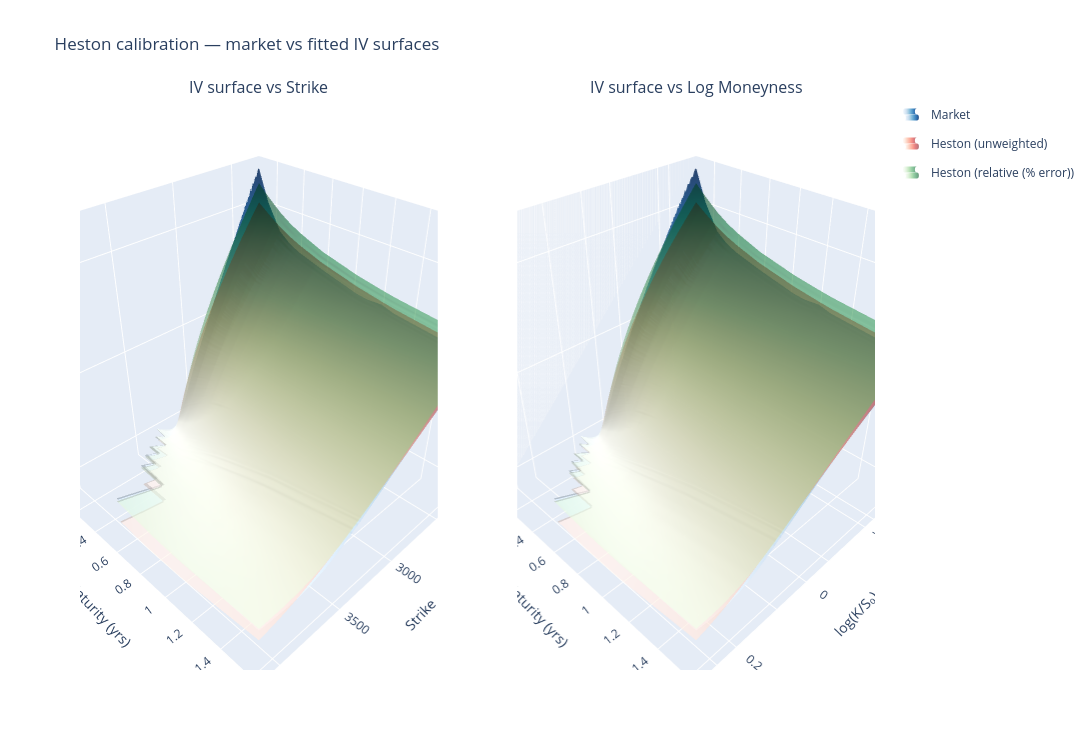

Here is the notebook cell this chart was saved with:
### Markdown cell above
## Calibrating the model on real data (2019-11-13)

### Code cell
t_0 = dt.date(2019, 11, 13)
s0 = 3094

calls, puts = load_data()
r_series, q = fit_rates(puts, calls, s0, t_0)
target_df = build_target(calls, puts, s0, r_series, q, t_0)

print(r_series,q)

# we generate the markets implied volatility surface by commenting out both calibration runs
runs = {
    "unweighted":         None,
    "relative (% error)": lambda df: 1.0 / df["target"].values,
}

all_fitted = run_calibrations(target_df, s0, q, runs)
iv_df = compute_iv_surfaces(target_df, all_fitted, s0, q)
plot_iv_surfaces(iv_df, all_fitted)


#to hide a surface press it on the right

### Figure 1 — Plotly figure (JSON) as saved in the notebook; plotly's stock layout.template omitted (floating-point values rounded to 4 significant figures; data arrays with more than 128 entries replaced by an {"elided": "..."} marker saying what was removed)
{"data": [{"colorscale": [[0, "rgb(247,251,255)"], [0.125, "rgb(222,235,247)"], [0.25, "rgb(198,219,239)"], [0.375, "rgb(158,202,225)"], [0.5, "rgb(107,174,214)"], [0.625, "rgb(66,146,198)"], [0.75, "rgb(33,113,181)"], [0.875, "rgb(8,81,156)"], [1, "rgb(8,48,107)"]], "legendgroup": "market", "name": "Market", "opacity": 0.85, "scene": "scene", "showlegend": true, "showscale": false, "type": "surface", "x": {"elided": "226 int values"}, "y": [0.1014, 0.1781, 0.274, 0.3507, 0.4274, 0.6, 0.8493, 0.926, 1.022, 1.099, 1.597], "z": {"elided": "11x226 float values"}}, {"colorscale": [[0, "rgb(255,245,240)"], [0.125, "rgb(254,224,210)"], [0.25, "rgb(252,187,161)"], [0.375, "rgb(252,146,114)"], [0.5, "rgb(251,106,74)"], [0.625, "rgb(239,59,44)"], [0.75, "rgb(203,24,29)"], [0.875, "rgb(165,15,21)"], [1, "rgb(103,0,13)"]], "legendgroup": "unweighted", "name": "Heston (unweighted)", "opacity": 0.55, "scene": "scene", "showlegend": true, "showscale": false, "type": "surface", "x": {"elided": "226 int values"}, "y": [0.1014, 0.1781, 0.274, 0.3507, 0.4274, 0.6, 0.8493, 0.926, 1.022, 1.099, 1.597], "z": {"elided": "11x226 float values"}}, {"colorscale": [[0, "rgb(247,252,245)"], [0.125, "rgb(229,245,224)"], [0.25, "rgb(199,233,192)"], [0.375, "rgb(161,217,155)"], [0.5, "rgb(116,196,118)"], [0.625, "rgb(65,171,93)"], [0.75, "rgb(35,139,69)"], [0.875, "rgb(0,109,44)"], [1, "rgb(0,68,27)"]], "legendgroup": "relative (% error)", "name": "Heston (relative (% error))", "opacity": 0.55, "scene": "scene", "showlegend": true, "showscale": false, "type": "surface", "x": {"elided": "226 int values"}, "y": [0.1014, 0.1781, 0.274, 0.3507, 0.4274, 0.6, 0.8493, 0.926, 1.022, 1.099, 1.597], "z": {"elided": "11x226 float values"}}, {"colorscale": [[0, "rgb(247,251,255)"], [0.125, "rgb(222,235,247)"], [0.25, "rgb(198,219,239)"], [0.375, "rgb(158,202,225)"], [0.5, "rgb(107,174,214)"], [0.625, "rgb(66,146,198)"], [0.75, "rgb(33,113,181)"], [0.875, "rgb(8,81,156)"], [1, "rgb(8,48,107)"]], "legendgroup": "market", "name": "Market", "opacity": 0.85, "scene": "scene2", "showlegend": false, "showscale": false, "type": "surface", "x": {"elided": "226 float values"}, "y": [0.1014, 0.1781, 0.274, 0.3507, 0.4274, 0.6, 0.8493, 0.926, 1.022, 1.099, 1.597], "z": {"elided": "11x226 float values"}}, {"colorscale": [[0, "rgb(255,245,240)"], [0.125, "rgb(254,224,210)"], [0.25, "rgb(252,187,161)"], [0.375, "rgb(252,146,114)"], [0.5, "rgb(251,106,74)"], [0.625, "rgb(239,59,44)"], [0.75, "rgb(203,24,29)"], [0.875, "rgb(165,15,21)"], [1, "rgb(103,0,13)"]], "legendgroup": "unweighted", "name": "Heston (unweighted)", "opacity": 0.55, "scene": "scene2", "showlegend": false, "showscale": false, "type": "surface", "x": {"elided": "226 float values"}, "y": [0.1014, 0.1781, 0.274, 0.3507, 0.4274, 0.6, 0.8493, 0.926, 1.022, 1.099, 1.597], "z": {"elided": "11x226 float values"}}, {"colorscale": [[0, "rgb(247,252,245)"], [0.125, "rgb(229,245,224)"], [0.25, "rgb(199,233,192)"], [0.375, "rgb(161,217,155)"], [0.5, "rgb(116,196,118)"], [0.625, "rgb(65,171,93)"], [0.75, "rgb(35,139,69)"], [0.875, "rgb(0,109,44)"], [1, "rgb(0,68,27)"]], "legendgroup": "relative (% error)", "name": "Heston (relative (% error))", "opacity": 0.55, "scene": "scene2", "showlegend": false, "showscale": false, "type": "surface", "x": {"elided": "226 float values"}, "y": [0.1014, 0.1781, 0.274, 0.3507, 0.4274, 0.6, 0.8493, 0.926, 1.022, 1.099, 1.597], "z": {"elided": "11x226 float values"}}], "layout": {"annotations": [{"font": {"size": 16}, "showarrow": false, "text": "IV surface vs Strike", "x": 0.225, "xanchor": "center", "xref": "paper", "y": 1, "yanchor": "bottom", "yref": "paper"}, {"font": {"size": 16}, "showarrow": false, "text": "IV surface vs Log Moneyness", "x": 0.775, "xanchor": "center", "xref": "paper", "y": 1, "yanchor": "bottom", "yref": "paper"}], "height": 750, "scene": {"domain": {"x": [0, 0.45], "y": [0, 1]}, "xaxis": {"title": {"text": "Strike"}}, "yaxis": {"title": {"text": "Maturity (yrs)"}}, "zaxis": {"title": {"text": "Implied vol"}}}, "scene2": {"domain": {"x": [0.55, 1], "y": [0, 1]}, "xaxis": {"title": {"text": "log(K/S₀)"}}, "yaxis": {"title": {"text": "Maturity (yrs)"}}, "zaxis": {"title": {"text": "Implied vol"}}}, "title": {"text": "Heston calibration — market vs fitted IV surfaces"}, "width": 1500}}
